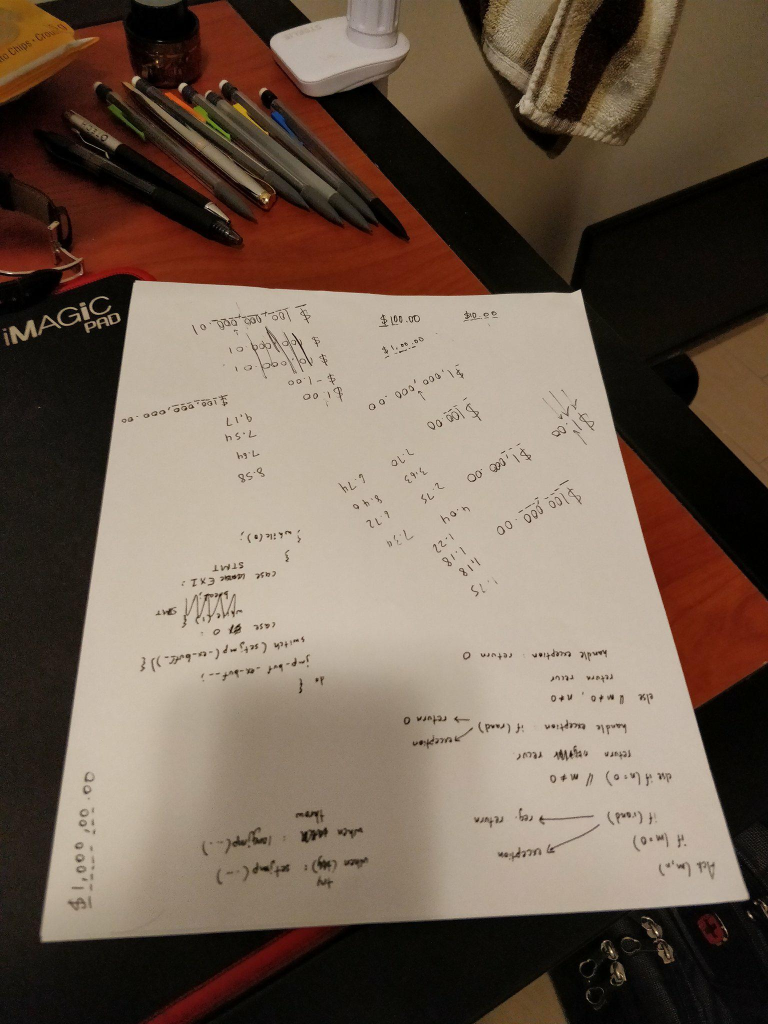
#> input picture img.jpg, 1536 x 2048 px (shown at 1/2 size)
$ python -i scan.py   (imports and definitions only)   (Python 2 division)
#> lines starting #> are read from the running program, lines starting #| are printed output that depends on the picture
import cv2
import numpy
import helpers
from image import Image

def scan(image, auto=True, height=0, closing=0):
	# try to find height for best fit
	if auto:
		for height in xrange(min(650, image.get().shape[0]), 299, -50):
			for closing in xrange(6, 1, -1):
				orig = image.get().copy()
				ratio = orig.shape[0] / float(height)
				resize = image.resize('h', height)
				full_area = resize.shape[0] * resize.shape[1]

				if scanDoc(closing, orig, ratio, resize, full_area) != 0:
					exit(0)

# [52 lines left out: function scanDoc, not called in this run]

>>> import cv2
>>> picture = cv2.imread('img.jpg', cv2.IMREAD_GRAYSCALE)
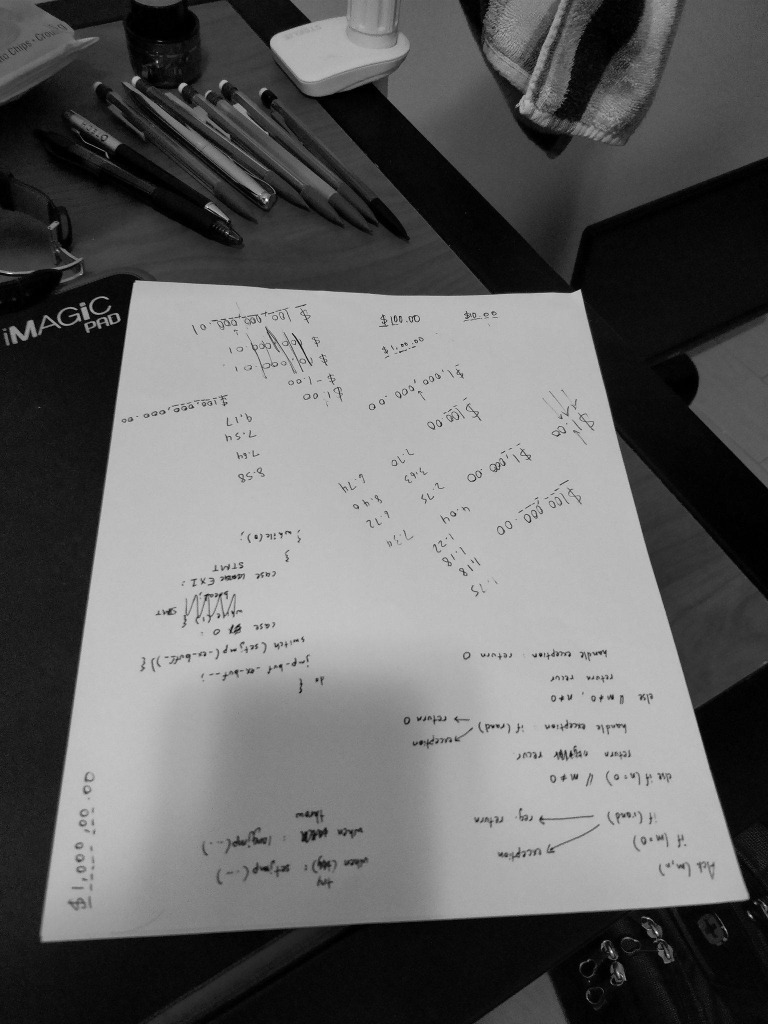
#> picture: shape (2048, 1536) (shown at 1/2 size); min 0, max 255, mean 99.9
>>> result = scan(picture)
#> (the run stopped early here; a loop or call above may not have finished)
